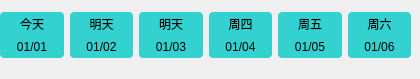
           <widget class="QWidget" name="widget_6" native="true">
            <property name="styleSheet">
             <string notr="true">QLabel {
	background-color: rgba(0, 200, 200, 200);
	border-radius: 4px;
	alignment:AlginHCenter;
}
QVBoxLayout{
	layoutSpacing:0;
}</string>
            </property>
            <widget class="QWidget" name="horizontalLayoutWidget_7">
             <property name="geometry">
              <rect>
               <x>0</x>
               <y>0</y>
               <width>411</width>
               <height>70</height>
              </rect>
             </property>
             <layout class="QGridLayout" name="gridLayout_2" columnstretch="1,1,1,1,1,1">
              <property name="leftMargin">
               <number>0</number>
              </property>
              <property name="topMargin">
               <number>12</number>
              </property>
              <property name="rightMargin">
               <number>0</number>
              </property>
              <property name="bottomMargin">
               <number>12</number>
              </property>
              <property name="horizontalSpacing">
               <number>6</number>
              </property>
              <property name="verticalSpacing">
               <number>0</number>
              </property>
              <item row="0" column="1">
               <layout class="QVBoxLayout" name="verticalLayout_14">
                <property name="spacing">
                 <number>0</number>
                </property>
                <item>
                 <widget class="QLabel" name="ll_week_day2">
                  <property name="styleSheet">
                   <string notr="true">border-bottom-left-radius: 0px;
border-bottom-right-radius: 0px;</string>
                  </property>
                  <property name="text">
                   <string>明天</string>
                  </property>
                  <property name="alignment">
                   <set>Qt::AlignCenter</set>
                  </property>
                 </widget>
                </item>
                <item>
                 <widget class="QLabel" name="ll_week2">
                  <property name="styleSheet">
                   <string notr="true">border-top-left-radius: 0px;
border-top-right-radius: 0px;</string>
                  </property>
                  <property name="text">
                   <string>01/02</string>
                  </property>
                  <property name="alignment">
                   <set>Qt::AlignCenter</set>
                  </property>
                 </widget>
                </item>
               </layout>
              </item>
              <item row="0" column="2">
               <layout class="QVBoxLayout" name="verticalLayout_16">
                <property name="spacing">
                 <number>0</number>
                </property>
                <item>
                 <widget class="QLabel" name="ll_week_day3">
                  <property name="styleSheet">
                   <string notr="true">border-bottom-left-radius: 0px;
border-bottom-right-radius: 0px;</string>
                  </property>
                  <property name="text">
                   <string>明天</string>
                  </property>
                  <property name="alignment">
                   <set>Qt::AlignCenter</set>
                  </property>
                 </widget>
                </item>
                <item>
                 <widget class="QLabel" name="ll_week3">
                  <property name="styleSheet">
                   <string notr="true">border-top-left-radius: 0px;
border-top-right-radius: 0px;</string>
                  </property>
                  <property name="text">
                   <string>01/03</string>
                  </property>
                  <property name="alignment">
                   <set>Qt::AlignCenter</set>
                  </property>
                 </widget>
                </item>
               </layout>
              </item>
              <item row="0" column="3">
               <layout class="QVBoxLayout" name="verticalLayout_17">
                <property name="spacing">
                 <number>0</number>
                </property>
                <item>
                 <widget class="QLabel" name="ll_week_day4">
                  <property name="styleSheet">
                   <string notr="true">border-bottom-left-radius: 0px;
border-bottom-right-radius: 0px;</string>
                  </property>
                  <property name="text">
                   <string>周四</string>
                  </property>
                  <property name="alignment">
                   <set>Qt::AlignCenter</set>
                  </property>
                 </widget>
                </item>
                <item>
                 <widget class="QLabel" name="ll_week4">
                  <property name="styleSheet">
                   <string notr="true">border-top-left-radius: 0px;
border-top-right-radius: 0px;</string>
                  </property>
                  <property name="text">
                   <string>01/04</string>
                  </property>
                  <property name="alignment">
                   <set>Qt::AlignCenter</set>
                  </property>
                 </widget>
                </item>
               </layout>
              </item>
              <item row="0" column="4">
               <layout class="QVBoxLayout" name="verticalLayout_13">
                <property name="spacing">
                 <number>0</number>
                </property>
                <item>
                 <widget class="QLabel" name="ll_week_day5">
                  <property name="styleSheet">
                   <string notr="true">border-bottom-left-radius: 0px;
border-bottom-right-radius: 0px;</string>
                  </property>
                  <property name="text">
                   <string>周五</string>
                  </property>
                  <property name="alignment">
                   <set>Qt::AlignCenter</set>
                  </property>
                 </widget>
                </item>
                <item>
                 <widget class="QLabel" name="ll_week5">
                  <property name="styleSheet">
                   <string notr="true">border-top-left-radius: 0px;
border-top-right-radius: 0px;</string>
                  </property>
                  <property name="text">
                   <string>01/05</string>
                  </property>
                  <property name="alignment">
                   <set>Qt::AlignCenter</set>
                  </property>
                 </widget>
                </item>
               </layout>
              </item>
              <item row="0" column="5">
               <layout class="QVBoxLayout" name="verticalLayout_12">
                <property name="spacing">
                 <number>0</number>
                </property>
                <item>
                 <widget class="QLabel" name="ll_week_day6">
                  <property name="styleSheet">
                   <string notr="true">border-bottom-left-radius: 0px;
border-bottom-right-radius: 0px;</string>
                  </property>
                  <property name="text">
                   <string>周六</string>
                  </property>
                  <property name="alignment">
                   <set>Qt::AlignCenter</set>
                  </property>
                 </widget>
                </item>
                <item>
                 <widget class="QLabel" name="ll_week6">
                  <property name="styleSheet">
                   <string notr="true">border-top-left-radius: 0px;
border-top-right-radius: 0px;</string>
                  </property>
                  <property name="text">
                   <string>01/06</string>
                  </property>
                  <property name="alignment">
                   <set>Qt::AlignCenter</set>
                  </property>
                 </widget>
                </item>
               </layout>
              </item>
              <item row="0" column="0">
               <layout class="QVBoxLayout" name="verticalLayout_15">
                <property name="spacing">
                 <number>0</number>
                </property>
                <item>
                 <widget class="QLabel" name="ll_week_day1">
                  <property name="styleSheet">
                   <string notr="true">border-bottom-left-radius: 0px;
border-bottom-right-radius: 0px;</string>
                  </property>
                  <property name="text">
                   <string>今天</string>
                  </property>
                  <property name="alignment">
                   <set>Qt::AlignCenter</set>
                  </property>
                 </widget>
                </item>
                <item>
                 <widget class="QLabel" name="ll_week1">
                  <property name="styleSheet">
                   <string notr="true">border-top-left-radius: 0px;
border-top-right-radius: 0px;</string>
                  </property>
                  <property name="text">
                   <string>01/01</string>
                  </property>
                  <property name="alignment">
                   <set>Qt::AlignCenter</set>
                  </property>
                 </widget>
                </item>
               </layout>
              </item>
             </layout>
            </widget>
           </widget>
